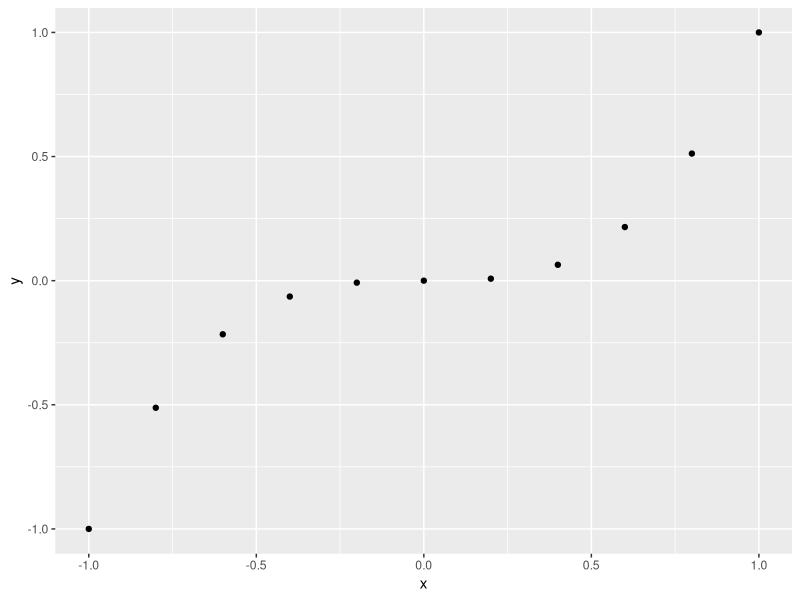
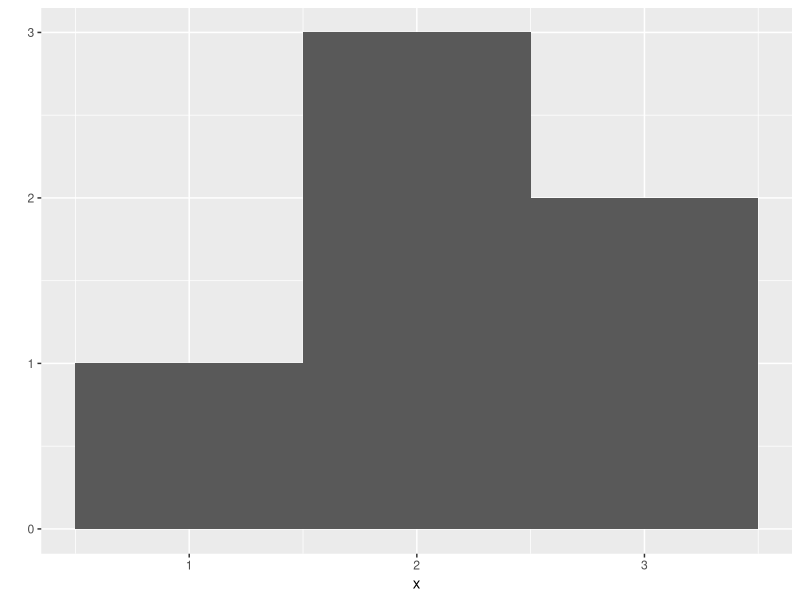
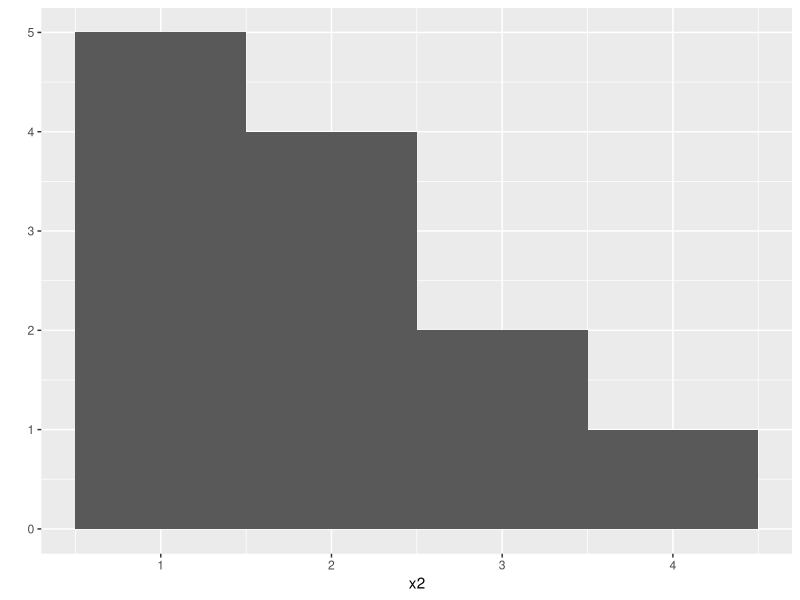
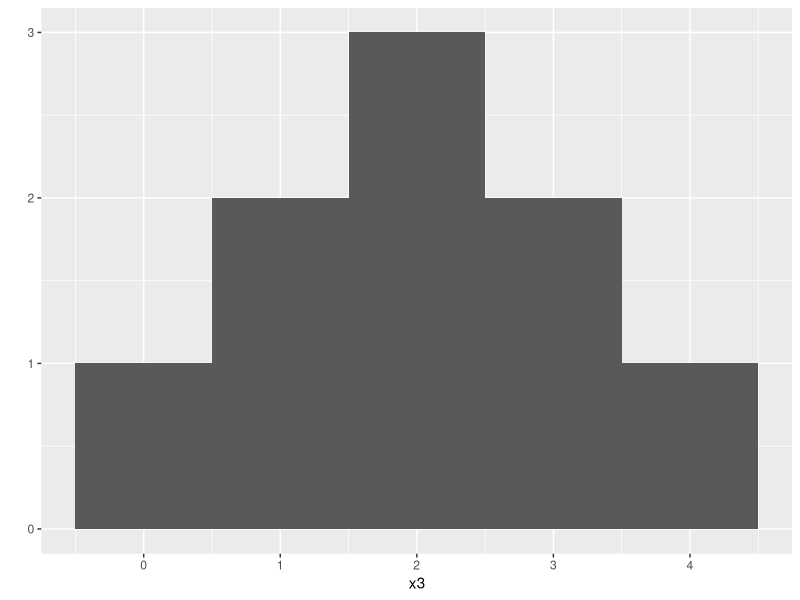
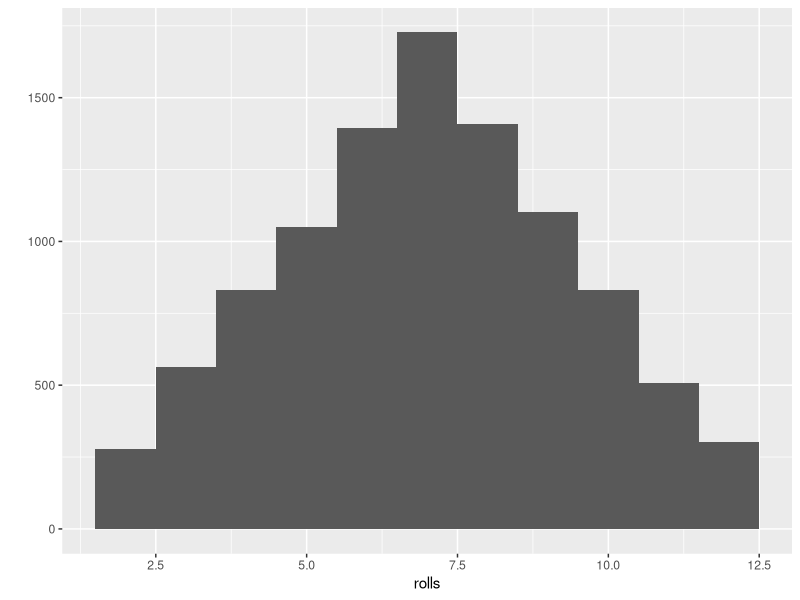
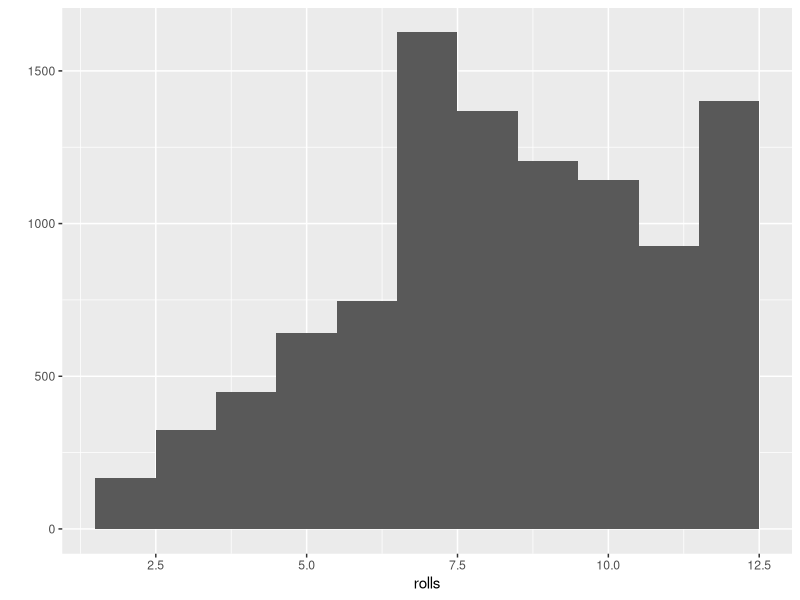

Here is the R script that generated these plots, in order:
#====================================================================================================
# 작성일자 : 2021.03.10
# 작성목적 : Hands-On Programing with R 1장 관련 소스 
#
#
#====================================================================================================

die <- 1:6

?sample


sample(die, size = 2)  # without replacement 
  
sample(die, size = 2, replace = TRUE)  # replacement 


dice <- sample(die, size = 2, replace = TRUE) 
dice

sum(dice)


roll <- function() {
  die <- 1:6
  dice <- sample(die, size = 2, replace = TRUE) 
  sum(dice)
}

roll()


roll2 <- function(bones){
  dice <- sample(bones, size = 2, replace = TRUE) 
  sum(dice)
}

roll2 <- function(bones = 1:6){
  dice <- sample(bones, size = 2, replace = TRUE) 
  sum(dice)
}

roll2(bones = 1:4)
roll2(1:6)
roll2()


#====================================================================================================

library(ggplot2)

qplot

x <- c(-1, -0.8, -0.6, -0.4, -0.2, 0, 0.2, 0.4, 0.6, 0.8, 1)
y <- x^3

qplot(x, y)

x <- c(1, 2, 2, 2, 3, 3)
qplot(x, binwidth = 1)

x2 <-c(1, 1, 1, 1, 1, 2, 2, 2, 2, 3, 3, 4)
qplot(x2, binwidth = 1)

x3 <-c(0, 1, 1, 2, 2, 2, 3, 3, 4)
qplot(x3, binwidth = 1)


?replicate
??replicate
replicate(10, roll())  # R Command many times 

rolls <- replicate(10000, roll()) 
qplot(rolls, binwidth = 1)


# 6를 더 나오게 확률을 올린다. 
roll3 <- function() {
  die <- 1:6
  dice <- sample(die, size = 2, replace = TRUE, prob = c(1/8, 1/8, 1/8, 1/8, 1/8, 3/8)) 
  sum(dice)
}
rolls <- replicate(10000, roll3()) 
qplot(rolls, binwidth = 1)

